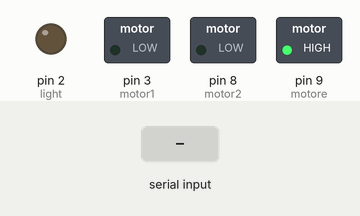
Simulated run of this sketch. Board: Arduino Uno, built with avr-gcc and run on an emulated ATmega328P. Parts: switched loads named in the sketch (green lamp = pin HIGH), output pins drawn as LEDs (lit = HIGH). The inputs (shaded band) are chosen by the test bench.

Above: at 1.2 s.
1.3 s: byte 1 (1) received over Serial
At 2.2 s:
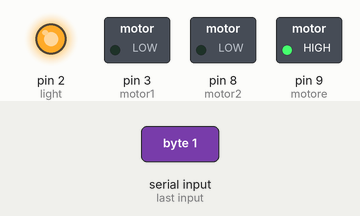
2.8 s: byte 3 (3) received over Serial
At 3.5 s:
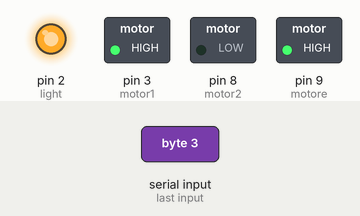
4.5 s: "1\n" received over Serial
At 4.7 s:
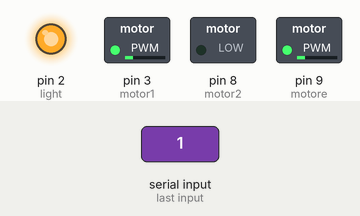
6.3 s: "0\n" received over Serial
At 7.4 s:
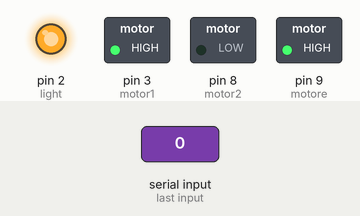
Timing chart, 0 to 9.1 s (numbered marks = the images above; inputs shaded):
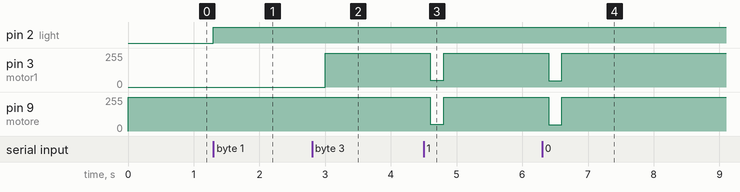

Measured:
- after the input at 1.3 s, pin 2 (light): LOW → HIGH at once
- after the input at 2.8 s, pin 3 (motor1): 0/255 → 255/255 after 0.20 s
- after the input at 4.5 s, pin 3 (motor1), pin 9 (motore): 255/255 → 49/255 after 0.10 s, → 255/255 0.20 s later
- after the input at 6.3 s, pin 3 (motor1), pin 9 (motore): 255/255 → 48/255 after 0.10 s, → 255/255 0.20 s later

The sketch:

sketch_apr7a.ino
```cpp
int light=2;
int motor1=3;
int motor2=8;
int motore=9;
int ldr=A2;
int tmp=A0;
int data=0;
int data1=0;
int p=0;
int p1=0;
int sensorValue=0;
void setup() {
  // put your setup code here, to run once:
  Serial.begin(9600);
  pinMode(motor1,OUTPUT);
  pinMode(motor2,OUTPUT);
  pinMode(motore,OUTPUT);
  pinMode(light,OUTPUT);
  pinMode(ldr,INPUT);
  pinMode(tmp,INPUT);
  digitalWrite(motor1,LOW);
  digitalWrite(motor2,LOW);
  analogWrite(motore,255);
}

void loop() {
  // put your main code here, to run repeatedly:
  while(Serial.available()>0){
    data=Serial.read();
    p=0;
    if(data==1){
      digitalWrite(light,HIGH);
    }
    else if(data==2){
      digitalWrite(light,LOW);
    }
    else if(data==3){
      p=10;
    }
    while(p==10){
      delay(200);
      int pwm=Serial.read();
      analogWrite(motor1,pwm);
      digitalWrite(motor2,LOW);
      analogWrite(motore,pwm);
      data=Serial.read();
      if(data==4){
        p=0;
        digitalWrite(motor1,LOW);
        digitalWrite(motor2,LOW);
        digitalWrite(motore,LOW);
        data=0;
      }
    }
    if(data==5){
      p1=11;
    }
    while(p1==11){
      delay(500);
      data1=analogRead(ldr);
      if(data1>35){
        digitalWrite(light,HIGH);
      }
      else{
        digitalWrite(light,LOW);
      }
      data=Serial.read();
      if(data==2){
        digitalWrite(light,LOW);
        p1=0;

      }
    }
    if(data==6){
      sensorValue = analogRead(tmp);
      sensorValue=(sensorValue)/100;
      Serial.println(sensorValue);
    }
  }

}
```
